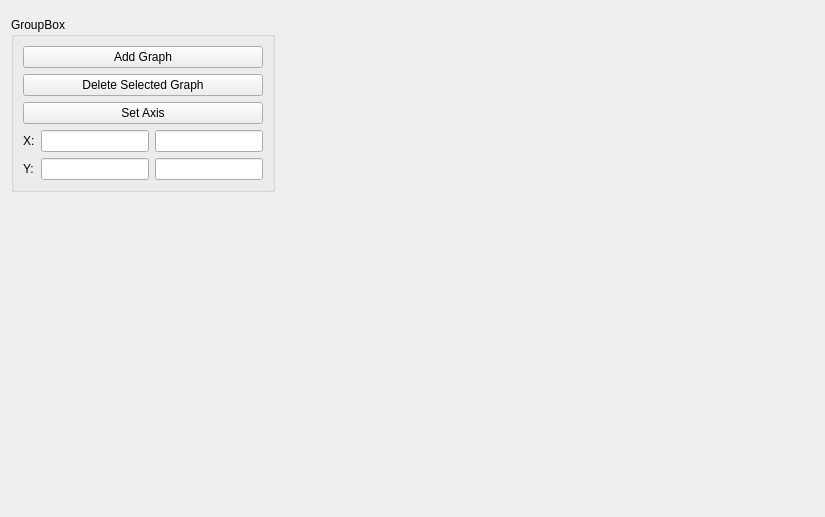
<?xml version="1.0" encoding="UTF-8"?>
<ui version="4.0">
 <class>DispersionPlotForm</class>
 <widget class="QWidget" name="DispersionPlotForm">
  <property name="geometry">
   <rect>
    <x>0</x>
    <y>0</y>
    <width>825</width>
    <height>517</height>
   </rect>
  </property>
  <property name="windowTitle">
   <string>Form</string>
  </property>
  <layout class="QGridLayout" name="gridLayout_2">
   <item row="0" column="1" rowspan="3">
    <widget class="QCustomPlot" name="widget" native="true"/>
   </item>
   <item row="2" column="0">
    <spacer name="verticalSpacer">
     <property name="orientation">
      <enum>Qt::Vertical</enum>
     </property>
     <property name="sizeHint" stdset="0">
      <size>
       <width>20</width>
       <height>40</height>
      </size>
     </property>
    </spacer>
   </item>
   <item row="1" column="0">
    <widget class="QGroupBox" name="groupBox">
     <property name="sizePolicy">
      <sizepolicy hsizetype="Fixed" vsizetype="Preferred">
       <horstretch>0</horstretch>
       <verstretch>0</verstretch>
      </sizepolicy>
     </property>
     <property name="title">
      <string>GroupBox</string>
     </property>
     <layout class="QGridLayout" name="gridLayout">
      <item row="3" column="0" colspan="3">
       <widget class="QPushButton" name="pushButton_SetAxis">
        <property name="sizePolicy">
         <sizepolicy hsizetype="Preferred" vsizetype="Fixed">
          <horstretch>0</horstretch>
          <verstretch>0</verstretch>
         </sizepolicy>
        </property>
        <property name="text">
         <string>Set Axis</string>
        </property>
       </widget>
      </item>
      <item row="2" column="0" colspan="3">
       <widget class="QPushButton" name="pushButton_DeleteGraph">
        <property name="sizePolicy">
         <sizepolicy hsizetype="Preferred" vsizetype="Fixed">
          <horstretch>0</horstretch>
          <verstretch>0</verstretch>
         </sizepolicy>
        </property>
        <property name="text">
         <string>Delete Selected Graph</string>
        </property>
       </widget>
      </item>
      <item row="0" column="0" colspan="3">
       <widget class="QPushButton" name="pushButton_AddGraph">
        <property name="sizePolicy">
         <sizepolicy hsizetype="Preferred" vsizetype="Fixed">
          <horstretch>0</horstretch>
          <verstretch>0</verstretch>
         </sizepolicy>
        </property>
        <property name="text">
         <string>Add Graph</string>
        </property>
       </widget>
      </item>
      <item row="4" column="1">
       <widget class="QLineEdit" name="lineEdit_Xmin">
        <property name="sizePolicy">
         <sizepolicy hsizetype="Fixed" vsizetype="Fixed">
          <horstretch>0</horstretch>
          <verstretch>0</verstretch>
         </sizepolicy>
        </property>
       </widget>
      </item>
      <item row="4" column="2">
       <widget class="QLineEdit" name="lineEdit_Xmax">
        <property name="sizePolicy">
         <sizepolicy hsizetype="Fixed" vsizetype="Fixed">
          <horstretch>0</horstretch>
          <verstretch>0</verstretch>
         </sizepolicy>
        </property>
       </widget>
      </item>
      <item row="4" column="0">
       <widget class="QLabel" name="label">
        <property name="sizePolicy">
         <sizepolicy hsizetype="Fixed" vsizetype="Preferred">
          <horstretch>0</horstretch>
          <verstretch>0</verstretch>
         </sizepolicy>
        </property>
        <property name="text">
         <string>X:</string>
        </property>
       </widget>
      </item>
      <item row="5" column="1">
       <widget class="QLineEdit" name="lineEdit_Ymin">
        <property name="sizePolicy">
         <sizepolicy hsizetype="Fixed" vsizetype="Fixed">
          <horstretch>0</horstretch>
          <verstretch>0</verstretch>
         </sizepolicy>
        </property>
       </widget>
      </item>
      <item row="5" column="2">
       <widget class="QLineEdit" name="lineEdit_Ymax">
        <property name="sizePolicy">
         <sizepolicy hsizetype="Fixed" vsizetype="Fixed">
          <horstretch>0</horstretch>
          <verstretch>0</verstretch>
         </sizepolicy>
        </property>
       </widget>
      </item>
      <item row="5" column="0">
       <widget class="QLabel" name="label_2">
        <property name="sizePolicy">
         <sizepolicy hsizetype="Fixed" vsizetype="Preferred">
          <horstretch>0</horstretch>
          <verstretch>0</verstretch>
         </sizepolicy>
        </property>
        <property name="text">
         <string>Y:</string>
        </property>
       </widget>
      </item>
     </layout>
    </widget>
   </item>
  </layout>
 </widget>
 <customwidgets>
  <customwidget>
   <class>QCustomPlot</class>
   <extends>QWidget</extends>
   <header>qcustomplot.h</header>
   <container>1</container>
  </customwidget>
 </customwidgets>
 <resources/>
 <connections/>
</ui>
